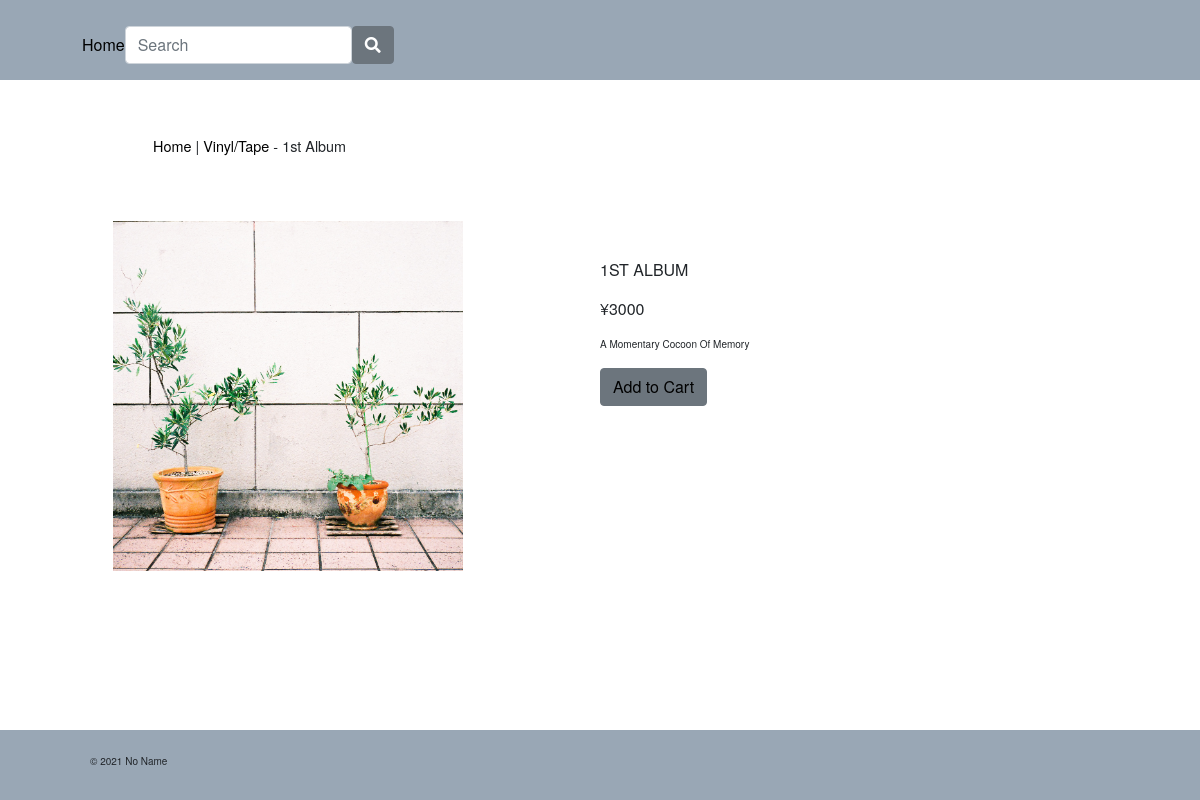
The page /shop/vinyl_tape/1st_album/ on the database its author committed.
### shop/models.py (models this page shows, shortened)
class Product(models.Model):
    name = models.CharField(max_length=250, unique=True)
    slug = models.SlugField(max_length=250, unique=True)
    description = models.TextField(blank=True)
    category = models.ForeignKey(Category, on_delete=models.CASCADE)
    price = models.DecimalField(max_digits=10, decimal_places=0)
    image = models.ImageField(upload_to='product', blank=True)
    stock = models.IntegerField()
    available = models.BooleanField(default=True)
    created = models.DateTimeField(auto_now_add=True)
    updated = models.DateTimeField(auto_now=True)

class Category(models.Model):
    name = models.CharField(max_length=250, )
    slug = models.SlugField(max_length=250, )
    def get_url(self):
        return reverse('shop:products_by_category', args=[self.slug])
    def __str__(self):
         return self.name

### shop/views.py (the view)
# urls.py: path('<slug:c_slug>/<slug:product_slug>/', views.ProdCatDetail, name='ProdCatDetail'),
def ProdCatDetail(request, c_slug, product_slug):
    try:
        product = Product.objects.get(category__slug=c_slug, slug=product_slug)
    except Exception as e:
        raise e
    return render(request, 'shop/product.html', {'product': product})

### cart/context_processors.py (called while the page is built)
def counter(request):
    item_count = 0
    if 'admin' in request.path:
        return {}
    else:
        try:
            cart = Cart.objects.filter(cart_id=_cart_id(request))
            cart_items = CartItem.objects.all().filter(cart=cart[:1])
            for cart_item in cart_items:
                item_count += cart_item.quantity
        except Cart.DoesNotExist:
            item_count = 0
    return dict(item_count = item_count)

### cart/views.py (called while the page is built)
def _cart_id(request):
    cart = request.session.session_key
    if not cart:
        cart = request.session.create()
    return cart

### shop/context_processors.py (called while the page is built)
def menu_links(request):
    links = Category.objects.all()
    return dict(links=links)

### shop/templates/shop/product.html (shortened to what this page needs)
{% extends "base.html" %}
{% load static %}
{% block content %}
<div class="row my_prod_row_class">
  <div class="mx-auto w-75 mt-4 product ">
      <p class=""></p><a href="{% url 'shop:allProdCat' %}">Home</a> | <a href="{{ product.category.get_url }}">{{product.category}}</a> - {{product.name}}</p>
      </div>
          <div class="row my-5">
              <div class="col-12 col-sm-12 col-md-12 col-lg-6 text-center">
                  <div style="min-width: 18rem">
                      <img class="product-img" src="{{product.image.url}}" alt="{{product.name}}">
                  </div>
              </div>
              <div class="col-12 col-sm-12 col-md-12 col-lg-6 my-4">
                  <div>
                      <h1 class="my_prod_title">{{product.name}}</h1>
                      <p class="my_prod_price">¥{{product.price}}</p>
                      <p class="my_prod_text">{{product.description}}</p>
                      {% if product.stock <= 0 %}
                      <p class="my_prod_text"><b>Out of Stock</b></p>
                      {% else %}
                      <a class="btn btn-secondary" href="{% url 'cart:add_cart' product.id %}">Add to Cart</a>
                      {% endif %}
                  </div>
              </div>
          </div>
    </div>
{% endblock %}

### static/css/style.css (style rules this page uses)
*,*::before,*::after { box-sizing: border-box; }
html { width: 100%; position: relative; min-height: 100%; }
body { font-family: "Helvetica Neue",Arial,"Hiragino Kaku Gothic ProN","Hiragino Sans",Meiryo,sans-serif; font-size: 62.5%; padding-bottom: 70px; }
img { object-fit: cover; }
a:link,a:visited,a:hover, a:active { text-decoration: none; color: black; }
.product { font-size: 0.9rem; }
.my_prod_row_class { padding-top: 15px; padding-bottom: 20px; }
.my_prod_title { font-size: 16px; text-transform: uppercase; padding-top: 15px; padding-bottom: 10px; }
.my_prod_text { padding-right: 20px; }
.product-img { width: 350px; height: 350px; }
.my_prod_price { font-size: 1.0rem; }

### rows shown on the page
Product: category "Vinyl/Tape", name "1st Album", image (picture), name "1ST ALBUM", price "3000", description "A Momentary Cocoon Of Memory"
